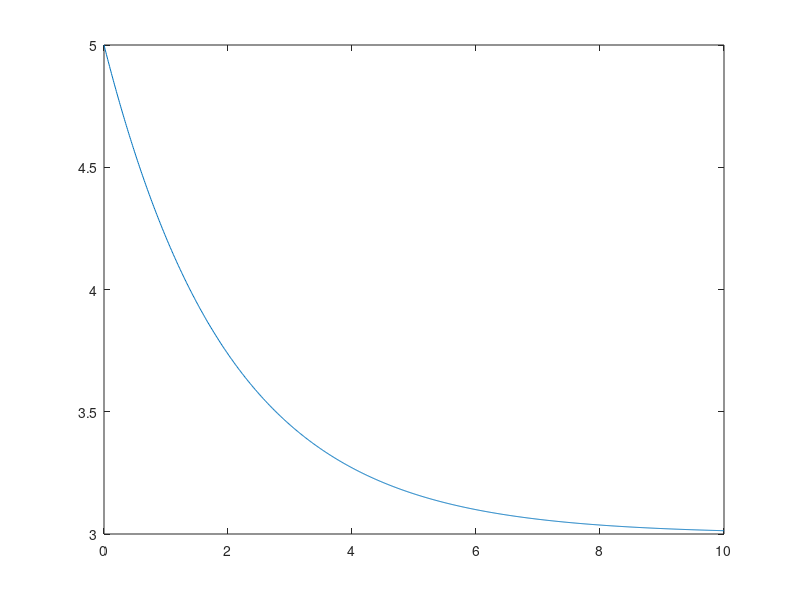

The MATLAB source for this figure: (Note: this script raises an error after producing the figure.)
%% example 2-1
% time series
dt = 0.01;
t = 0:dt:10;
% analytic solution
y_anal = 2*exp(-t/2)+3;

% plot analytic solution
figure(1);
plot(t, y_anal);
hold on

% analytic solution by symbolic math
% using dsolve()
syms y(t)
eqn = 2*diff(y, t) + y == 3;
cond = y(0) == 5;
y_solv = dsolve(eqn, cond);
% evaluation of symbolic solution
dt = 0.01;
t = 0:dt:10;
y_syms = eval(y_solv);

plot(t, y_syms)
hold off
%% example 2-2
% analytic solution by symbolic math
% using ilaplace()
syms s
eqn = 1/(s+4);
y_syms = ilaplace(eqn);
% time series
dt = 0.01;
t = 0:dt:10;
% evaluation of symbolic solution
y_solv = eval(y_syms);
figure(2);
plot(t, y_solv);